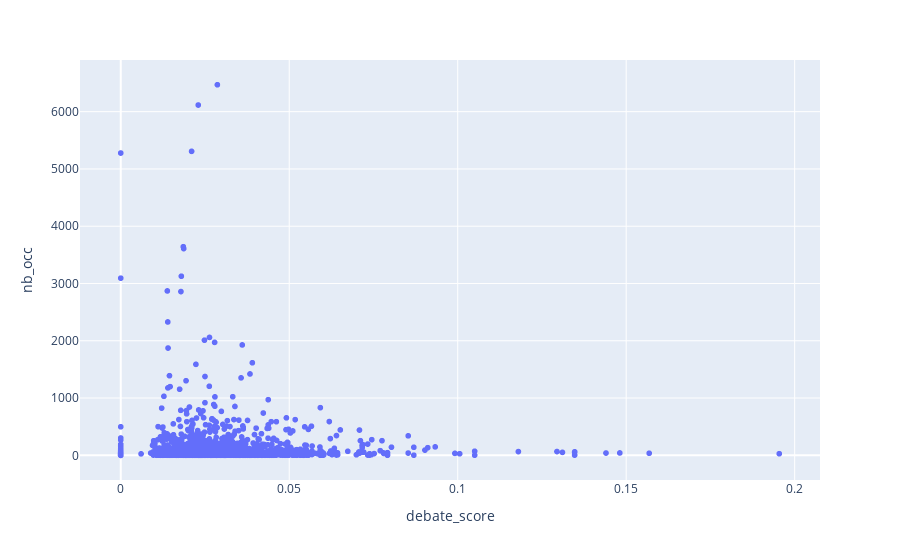

The code cell stored with this chart in its notebook:
### Code cell
import plotly.express as px
fig = px.scatter(sumup_df, x='debate_score', y='nb_occ', hover_name = 'keyword')
fig.show()

### Figure 1 — Plotly figure (JSON) as saved in the notebook; plotly's stock layout.template omitted (floating-point values rounded to 4 significant figures; data arrays with more than 128 entries replaced by an {"elided": "..."} marker saying what was removed)
{"data": [{"hovertemplate": "<b>%{hovertext}</b><br><br>debate_score=%{x}<br>nb_occ=%{y}<extra></extra>", "hovertext": {"elided": "14577 str values"}, "legendgroup": "", "marker": {"color": "#636efa", "symbol": "circle"}, "mode": "markers", "name": "", "showlegend": false, "type": "scattergl", "x": {"elided": "14577 float values"}, "xaxis": "x", "y": {"elided": "14577 int values"}, "yaxis": "y"}], "layout": {"legend": {"tracegroupgap": 0}, "margin": {"t": 60}, "xaxis": {"anchor": "y", "domain": [0, 1], "title": {"text": "debate_score"}}, "yaxis": {"anchor": "x", "domain": [0, 1], "title": {"text": "nb_occ"}}}}
